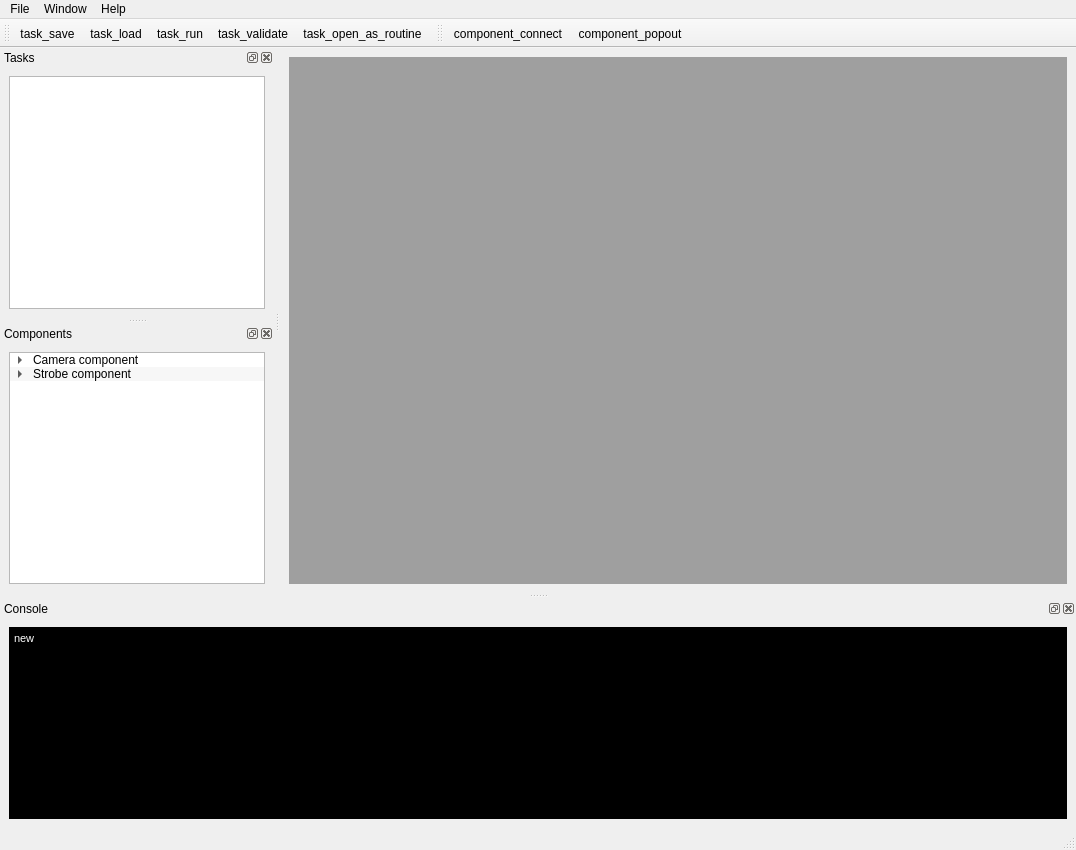
<?xml version="1.0" encoding="UTF-8"?>
<ui version="4.0">
 <class>AutonimoMainWindow</class>
 <widget class="QMainWindow" name="AutonimoMainWindow">
  <property name="geometry">
   <rect>
    <x>0</x>
    <y>0</y>
    <width>1076</width>
    <height>850</height>
   </rect>
  </property>
  <property name="windowTitle">
   <string>MainWindow</string>
  </property>
  <property name="styleSheet">
   <string notr="true"/>
  </property>
  <property name="dockOptions">
   <set>QMainWindow::AllowNestedDocks|QMainWindow::AnimatedDocks</set>
  </property>
  <widget class="QWidget" name="centralwidget">
   <layout class="QGridLayout" name="gridLayout">
    <item row="0" column="0">
     <widget class="QMdiArea" name="mdiArea">
      <property name="verticalScrollBarPolicy">
       <enum>Qt::ScrollBarAsNeeded</enum>
      </property>
      <property name="horizontalScrollBarPolicy">
       <enum>Qt::ScrollBarAsNeeded</enum>
      </property>
      <property name="viewMode">
       <enum>QMdiArea::SubWindowView</enum>
      </property>
      <property name="documentMode">
       <bool>true</bool>
      </property>
      <property name="tabsClosable">
       <bool>true</bool>
      </property>
      <property name="tabsMovable">
       <bool>true</bool>
      </property>
     </widget>
    </item>
   </layout>
  </widget>
  <widget class="QMenuBar" name="menubar">
   <property name="geometry">
    <rect>
     <x>0</x>
     <y>0</y>
     <width>1076</width>
     <height>21</height>
    </rect>
   </property>
   <widget class="QMenu" name="menuFile">
    <property name="title">
     <string>File</string>
    </property>
    <widget class="QMenu" name="menuNew">
     <property name="title">
      <string>New</string>
     </property>
     <addaction name="actionComponent"/>
     <addaction name="actionTask"/>
     <addaction name="actionRoutine"/>
    </widget>
    <widget class="QMenu" name="menuOpen">
     <property name="title">
      <string>Open</string>
     </property>
     <addaction name="actionTask_2"/>
     <addaction name="actionComponent_2"/>
     <addaction name="actionRoutine_2"/>
    </widget>
    <addaction name="menuNew"/>
    <addaction name="menuOpen"/>
   </widget>
   <widget class="QMenu" name="menuHelp">
    <property name="title">
     <string>Help</string>
    </property>
   </widget>
   <widget class="QMenu" name="menuView">
    <property name="title">
     <string>Window</string>
    </property>
    <addaction name="action_routine_editor"/>
   </widget>
   <addaction name="menuFile"/>
   <addaction name="menuView"/>
   <addaction name="menuHelp"/>
  </widget>
  <widget class="QStatusBar" name="statusbar"/>
  <widget class="QDockWidget" name="dockWidget_tasks">
   <property name="styleSheet">
    <string notr="true"/>
   </property>
   <property name="windowTitle">
    <string>Tasks</string>
   </property>
   <attribute name="dockWidgetArea">
    <number>1</number>
   </attribute>
   <widget class="QWidget" name="dockWidgetContents_2">
    <layout class="QGridLayout" name="gridLayout_6">
     <item row="0" column="0">
      <widget class="QTreeView" name="treeView_tasks_available"/>
     </item>
    </layout>
   </widget>
  </widget>
  <widget class="QDockWidget" name="dockWidget_3">
   <property name="windowTitle">
    <string>Components</string>
   </property>
   <attribute name="dockWidgetArea">
    <number>1</number>
   </attribute>
   <widget class="QWidget" name="dockWidgetContents_3">
    <layout class="QGridLayout" name="gridLayout_2">
     <item row="0" column="0">
      <widget class="QTreeWidget" name="treeWidget_3">
       <property name="dragEnabled">
        <bool>true</bool>
       </property>
       <property name="dragDropMode">
        <enum>QAbstractItemView::DragDrop</enum>
       </property>
       <property name="defaultDropAction">
        <enum>Qt::MoveAction</enum>
       </property>
       <property name="alternatingRowColors">
        <bool>true</bool>
       </property>
       <attribute name="headerVisible">
        <bool>false</bool>
       </attribute>
       <column>
        <property name="text">
         <string>Category</string>
        </property>
       </column>
       <item>
        <property name="text">
         <string>Camera component</string>
        </property>
        <item>
         <property name="text">
          <string>Capture image</string>
         </property>
        </item>
       </item>
       <item>
        <property name="text">
         <string>Strobe component</string>
        </property>
        <item>
         <property name="text">
          <string>Power on/off</string>
         </property>
        </item>
       </item>
      </widget>
     </item>
    </layout>
   </widget>
  </widget>
  <widget class="QToolBar" name="toolBar_3">
   <property name="windowTitle">
    <string>toolBar_3</string>
   </property>
   <attribute name="toolBarArea">
    <enum>TopToolBarArea</enum>
   </attribute>
   <attribute name="toolBarBreak">
    <bool>false</bool>
   </attribute>
   <addaction name="actionTask_save"/>
   <addaction name="actionTask_load"/>
   <addaction name="actionTask_run"/>
   <addaction name="actionTask_validate"/>
   <addaction name="actionTask_open_as_routine"/>
  </widget>
  <widget class="QDockWidget" name="dockWidget_console">
   <property name="windowTitle">
    <string>Console</string>
   </property>
   <attribute name="dockWidgetArea">
    <number>8</number>
   </attribute>
   <widget class="QWidget" name="dockWidgetContents_5">
    <layout class="QGridLayout" name="gridLayout_5">
     <item row="0" column="0">
      <widget class="QTextEdit" name="textEdit">
       <property name="styleSheet">
        <string notr="true">color: rgb(255, 255, 255);
background-color: rgb(0, 0, 0);
</string>
       </property>
       <property name="html">
        <string>&lt;!DOCTYPE HTML PUBLIC &quot;-//W3C//DTD HTML 4.0//EN&quot; &quot;http://www.w3.org/TR/REC-html40/strict.dtd&quot;&gt;
&lt;html&gt;&lt;head&gt;&lt;meta name=&quot;qrichtext&quot; content=&quot;1&quot; /&gt;&lt;style type=&quot;text/css&quot;&gt;
p, li { white-space: pre-wrap; }
&lt;/style&gt;&lt;/head&gt;&lt;body style=&quot; font-family:'MS Shell Dlg 2'; font-size:8.25pt; font-weight:400; font-style:normal;&quot;&gt;
&lt;p style=&quot; margin-top:0px; margin-bottom:0px; margin-left:0px; margin-right:0px; -qt-block-indent:0; text-indent:0px;&quot;&gt;&lt;span style=&quot; font-size:8pt;&quot;&gt;new&lt;/span&gt;&lt;/p&gt;&lt;/body&gt;&lt;/html&gt;</string>
       </property>
      </widget>
     </item>
    </layout>
   </widget>
  </widget>
  <widget class="QToolBar" name="toolBar">
   <property name="windowTitle">
    <string>toolBar</string>
   </property>
   <attribute name="toolBarArea">
    <enum>TopToolBarArea</enum>
   </attribute>
   <attribute name="toolBarBreak">
    <bool>false</bool>
   </attribute>
   <addaction name="actionComponent_connect"/>
   <addaction name="actionComponent_popout"/>
  </widget>
  <action name="actionNew">
   <property name="text">
    <string>Open task...</string>
   </property>
  </action>
  <action name="action_routine_editor">
   <property name="checkable">
    <bool>true</bool>
   </property>
   <property name="text">
    <string>Routine Editor</string>
   </property>
  </action>
  <action name="actionOpen_component">
   <property name="text">
    <string>Open component...</string>
   </property>
  </action>
  <action name="actionComponent">
   <property name="text">
    <string>Component...</string>
   </property>
  </action>
  <action name="actionTask">
   <property name="text">
    <string>Task...</string>
   </property>
  </action>
  <action name="actionRoutine">
   <property name="text">
    <string>Routine</string>
   </property>
  </action>
  <action name="actionTask_2">
   <property name="text">
    <string>Task</string>
   </property>
  </action>
  <action name="actionComponent_2">
   <property name="text">
    <string>Component</string>
   </property>
  </action>
  <action name="actionRoutine_2">
   <property name="text">
    <string>Routine</string>
   </property>
  </action>
  <action name="actionRoutine_run">
   <property name="text">
    <string>routine_run</string>
   </property>
  </action>
  <action name="actionRoutine_save">
   <property name="text">
    <string>routine_save</string>
   </property>
  </action>
  <action name="actionRoutine_load">
   <property name="text">
    <string>routine_load</string>
   </property>
  </action>
  <action name="actionRountine_validate">
   <property name="text">
    <string>rountine_validate</string>
   </property>
  </action>
  <action name="actionTask_load">
   <property name="text">
    <string>task_load</string>
   </property>
  </action>
  <action name="actionTask_save">
   <property name="text">
    <string>task_save</string>
   </property>
  </action>
  <action name="actionTask_run">
   <property name="text">
    <string>task_run</string>
   </property>
  </action>
  <action name="actionTask_validate">
   <property name="text">
    <string>task_validate</string>
   </property>
  </action>
  <action name="actionTask_open_as_routine">
   <property name="text">
    <string>task_open_as_routine</string>
   </property>
  </action>
  <action name="actionComponent_popout">
   <property name="text">
    <string>component_popout</string>
   </property>
  </action>
  <action name="actionComponent_connect">
   <property name="text">
    <string>component_connect</string>
   </property>
  </action>
 </widget>
 <resources>
  <include location="../autonimo.qrc"/>
 </resources>
 <connections/>
</ui>
